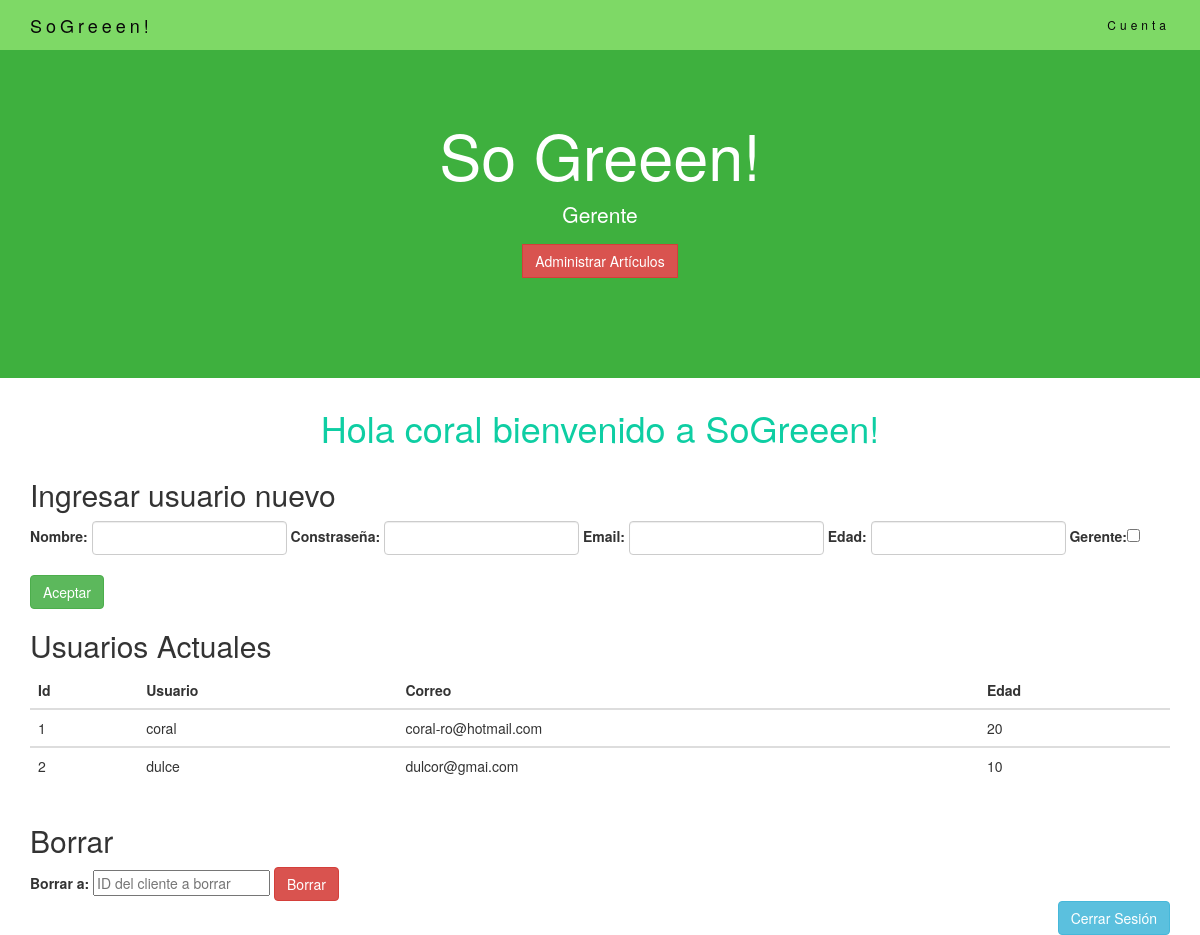
The page /admin.php (signed in) on the database its author committed.
### tables this page shows
CREATE TABLE `usuarios` (
  `id` int(11) NOT NULL,
  `usuario` varchar(15) NOT NULL,
  `password` varchar(15) NOT NULL,
  `email` varchar(20) NOT NULL,
  `nombre` varchar(30) NOT NULL,
  `apell_Pater` varchar(15) NOT NULL,
  `apell_Mater` varchar(15) DEFAULT NULL,
  `edad` int(2) NOT NULL,
  `clase` int(1) DEFAULT NULL
);

### admin.php (the view, shortened to what this page needs)
<?php
require('conex.php');
?>
<!DOCTYPE html>
<html lang="es">
  <head>
    <link rel="stylesheet" href="https://maxcdn.bootstrapcdn.com/bootstrap/3.3.7/css/bootstrap.min.css">
    <link rel="stylesheet" type="text/css" href="css/estilos.css">
  </head>
  <body>
    <nav class="navbar navbar-default navbar-fixed-top">
      <div class="container">
        <div class="navbar-header">
          <a class="navbar-brand" href="#">SoGreeen!</a>
        </div>
        <div class="collapse navbar-collapse" id="myNavbar">
          <ul class="nav navbar-nav navbar-right">
            <li class="dropdown">
              <a href= "#" class="dropdown-toggle" data-toggle="dropdown">Cuenta
              </a>
            </li>
          </ul>
        </div>
      </div>
    </nav>
    <div class="jumbotron text-center">
      <h1>So Greeen!</h1>
      <p>Gerente</p>
      <form class="form-inline" action="adminTienda.php" method ="POST">
        <div class="input-group-btn">
          <button type="submit" class="btn btn-danger">Administrar Artículos</button>
        </div>
      </form>
    </div>
    <h1 class="text-center" style="color: #0ECEA3;">Hola <?php echo $_SESSION['user'];?> bienvenido a SoGreeen!</h1>
    <div class="container">
      <h2> Ingresar usuario nuevo </h2>
      <form class="form-inline" action="create.php" method="POST">
        <div class="form-group">
          <label for="nombre">Nombre:</label>
          <input type="text" name="user" class="form-control">
        </div>
        <div class="form-group">
          <label for="clave">Constraseña:</label>
          <input type="password" name="pass" class="form-control">
        </div>
        <div class="form-group">
          <label for="email">Email:</label>
          <input type="email" class="form-control" id="email">
        </div>
        <div class="form-group">
          <label for="edad">Edad:</label>
          <input type="text" name="edad" class="form-control">
        </div>
        <div class="form-group">
          <label for="gerente">Gerente: </label><input type="checkbox" name="tipo" value="1">
        </div>
        <br>
        <br>
        <button type="submit" class="btn btn-success">Aceptar</button>
      </form>
      <h2> Usuarios Actuales</h2>
      <div class="table-responsive">
        <table class="table table-hover">
          <thead>
            <tr>
              <th>Id</th>
              <th>Usuario</th>
              <th>Correo</th>
              <th>Edad</th>
            </tr>
          </thead>
          <?php
          $resultado= mysqli_query($con,"SELECT * FROM `usuarios`");
          while ($renglon= mysqli_fetch_array($resultado)) {
          echo "<tbody>";
            echo "<tr>";
              echo "<td>$renglon[0]</td>";
              echo "<td>$renglon[1]</td>";
              echo "<td>$renglon[3]</td>";
              echo "<td>$renglon[7]</td>";
            echo "</tr>";
          echo "</tbody>";
          }
          ?>
        </table>
      </div>
      <h2 >Borrar</h2>
      <form class="form-inline" action="delete.php" method="GET">
        <div class="form-group">
          <label> Borrar a: </label>
          <input type="text" name="id" placeholder="ID del cliente a borrar">
        </div>
        <button type="submit" class="btn btn-danger">Borrar</button>
      </form>
      <div style="float:right;">
        <a type="button" class="btn btn-info" href="salir.php">Cerrar Sesión</a>
      </div>
    </div>
  </body>
</html>

### css/estilos.css (style rules this page uses)
.jumbotron { background-color: #3EB03E; color: #fff; padding: 100px 25px; }
.navbar { margin-bottom: 0; background-color: #7ED966; z-index: 9999; border: 0; font-size: 12px !important; line-height: 1.42857143 !important; letter-spacing: 4px; border-radius: 0; }
.navbar li a, .navbar .navbar-brand { color: #080808 !important; }

### rows shown on the page
usuarios: id "1", usuario "coral", email "coral-ro@hotmail.com", edad "20"
usuarios: id "2", usuario "dulce", email "dulcor@gmai.com", edad "10"

### other values the page prints
$_SESSION['user'] "coral"
